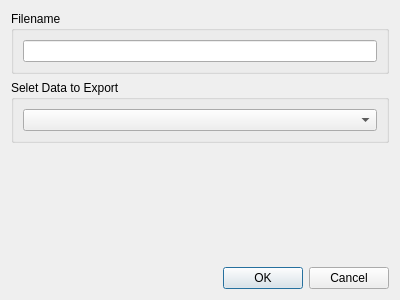
<?xml version="1.0" encoding="UTF-8"?>
<ui version="4.0">
 <class>GUIExportRasterData</class>
 <widget class="QDialog" name="GUIExportRasterData">
  <property name="geometry">
   <rect>
    <x>0</x>
    <y>0</y>
    <width>400</width>
    <height>300</height>
   </rect>
  </property>
  <property name="windowTitle">
   <string>Dialog</string>
  </property>
  <layout class="QVBoxLayout" name="verticalLayout">
   <item>
    <widget class="QGroupBox" name="groupBox">
     <property name="title">
      <string>Filename</string>
     </property>
     <layout class="QVBoxLayout" name="verticalLayout_2">
      <item>
       <widget class="QLineEdit" name="lineEdit"/>
      </item>
     </layout>
    </widget>
   </item>
   <item>
    <widget class="QGroupBox" name="groupBox_2">
     <property name="title">
      <string>Selet Data to Export</string>
     </property>
     <layout class="QVBoxLayout" name="verticalLayout_3">
      <item>
       <widget class="QComboBox" name="comboBox"/>
      </item>
     </layout>
    </widget>
   </item>
   <item>
    <spacer name="verticalSpacer">
     <property name="orientation">
      <enum>Qt::Vertical</enum>
     </property>
     <property name="sizeHint" stdset="0">
      <size>
       <width>20</width>
       <height>40</height>
      </size>
     </property>
    </spacer>
   </item>
   <item>
    <widget class="QDialogButtonBox" name="buttonBox">
     <property name="orientation">
      <enum>Qt::Horizontal</enum>
     </property>
     <property name="standardButtons">
      <set>QDialogButtonBox::Cancel|QDialogButtonBox::Ok</set>
     </property>
    </widget>
   </item>
  </layout>
 </widget>
 <resources/>
 <connections>
  <connection>
   <sender>buttonBox</sender>
   <signal>accepted()</signal>
   <receiver>GUIExportRasterData</receiver>
   <slot>accept()</slot>
   <hints>
    <hint type="sourcelabel">
     <x>248</x>
     <y>254</y>
    </hint>
    <hint type="destinationlabel">
     <x>157</x>
     <y>274</y>
    </hint>
   </hints>
  </connection>
  <connection>
   <sender>buttonBox</sender>
   <signal>rejected()</signal>
   <receiver>GUIExportRasterData</receiver>
   <slot>reject()</slot>
   <hints>
    <hint type="sourcelabel">
     <x>316</x>
     <y>260</y>
    </hint>
    <hint type="destinationlabel">
     <x>286</x>
     <y>274</y>
    </hint>
   </hints>
  </connection>
 </connections>
</ui>
